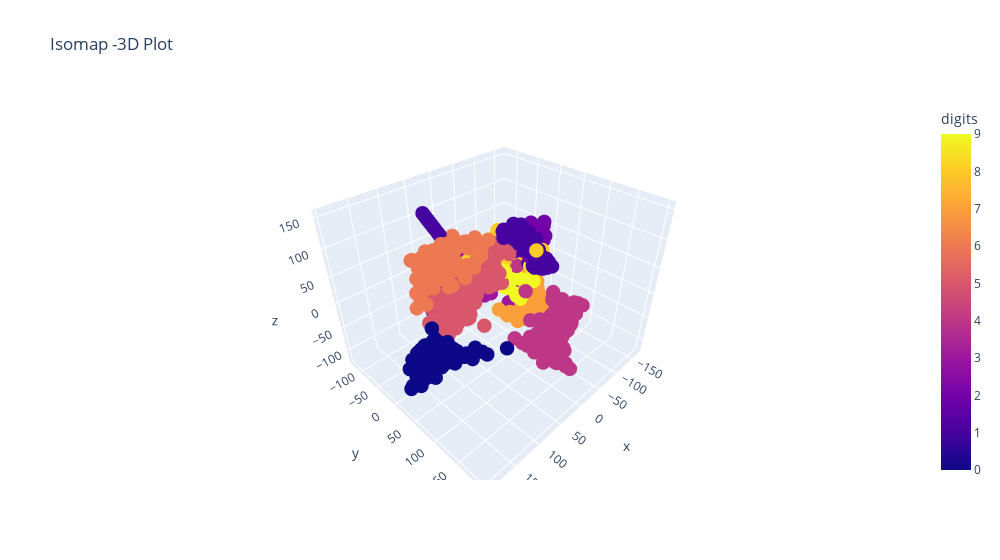

The notebook cell this image was saved under:
### Code cell
fit_isomap = Isomap(n_components=3)
u_isomap = fit_isomap.fit_transform(data)

fig_3d = px.scatter_3d(u_isomap,  u_isomap[:,0], u_isomap[:,1],u_isomap[:,2],color=labels, labels={'color': 'digits'},width=1000,title='Isomap -3D Plot')
fig_3d.update_traces(marker_size=5)

fig_3d.show()

### Figure 1 — Plotly figure (JSON) as saved in the notebook; plotly's stock layout.template omitted (floating-point values rounded to 4 significant figures; data arrays with more than 128 entries replaced by an {"elided": "..."} marker saying what was removed)
{"data": [{"hovertemplate": "x=%{x}<br>y=%{y}<br>z=%{z}<br>digits=%{marker.color}<extra></extra>", "legendgroup": "", "marker": {"color": {"elided": "1797 int values"}, "coloraxis": "coloraxis", "size": 5, "symbol": "circle"}, "mode": "markers", "name": "", "scene": "scene", "showlegend": false, "type": "scatter3d", "x": {"elided": "1797 float values"}, "y": {"elided": "1797 float values"}, "z": {"elided": "1797 float values"}}], "layout": {"coloraxis": {"colorbar": {"title": {"text": "digits"}}, "colorscale": [[0, "#0d0887"], [0.1111, "#46039f"], [0.2222, "#7201a8"], [0.3333, "#9c179e"], [0.4444, "#bd3786"], [0.5556, "#d8576b"], [0.6667, "#ed7953"], [0.7778, "#fb9f3a"], [0.8889, "#fdca26"], [1, "#f0f921"]]}, "legend": {"tracegroupgap": 0}, "scene": {"domain": {"x": [0, 1], "y": [0, 1]}, "xaxis": {"title": {"text": "x"}}, "yaxis": {"title": {"text": "y"}}, "zaxis": {"title": {"text": "z"}}}, "title": {"text": "Isomap -3D Plot"}, "width": 1000}}
